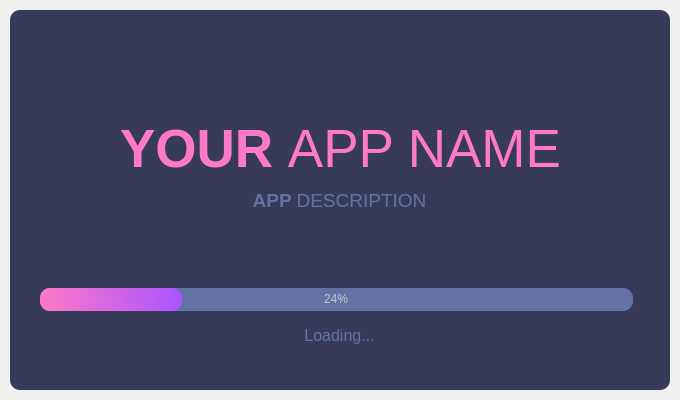
<?xml version="1.0" encoding="UTF-8"?>
<ui version="4.0">
 <class>SplashScreen</class>
 <widget class="QMainWindow" name="SplashScreen">
  <property name="geometry">
   <rect>
    <x>0</x>
    <y>0</y>
    <width>680</width>
    <height>400</height>
   </rect>
  </property>
  <property name="windowTitle">
   <string>MainWindow</string>
  </property>
  <widget class="QWidget" name="centralwidget">
   <layout class="QVBoxLayout" name="verticalLayout">
    <property name="spacing">
     <number>0</number>
    </property>
    <property name="leftMargin">
     <number>10</number>
    </property>
    <property name="topMargin">
     <number>10</number>
    </property>
    <property name="rightMargin">
     <number>10</number>
    </property>
    <property name="bottomMargin">
     <number>10</number>
    </property>
    <item>
     <widget class="QFrame" name="dropShadowFrame">
      <property name="styleSheet">
       <string notr="true"> QFrame{
	background-color: rgb(56, 58, 89);
	color: rgb(220, 220, 220);
	border-radius: 10px
}</string>
      </property>
      <property name="frameShape">
       <enum>QFrame::StyledPanel</enum>
      </property>
      <property name="frameShadow">
       <enum>QFrame::Raised</enum>
      </property>
      <widget class="QLabel" name="lableTitle">
       <property name="geometry">
        <rect>
         <x>3</x>
         <y>88</y>
         <width>655</width>
         <height>103</height>
        </rect>
       </property>
       <property name="font">
        <font>
         <family>Segoe UI</family>
         <pointsize>40</pointsize>
        </font>
       </property>
       <property name="styleSheet">
        <string notr="true">color: rgb(254, 121, 199);</string>
       </property>
       <property name="text">
        <string>&lt;strong&gt; YOUR &lt;/strong&gt; APP NAME</string>
       </property>
       <property name="alignment">
        <set>Qt::AlignCenter</set>
       </property>
      </widget>
      <widget class="QLabel" name="labelDescription">
       <property name="geometry">
        <rect>
         <x>0</x>
         <y>174</y>
         <width>659</width>
         <height>33</height>
        </rect>
       </property>
       <property name="font">
        <font>
         <family>Segoe UI</family>
         <pointsize>14</pointsize>
        </font>
       </property>
       <property name="styleSheet">
        <string notr="true">color: rgb(98, 114, 164);</string>
       </property>
       <property name="text">
        <string>&lt;strong&gt; APP &lt;/strong&gt; DESCRIPTION</string>
       </property>
       <property name="alignment">
        <set>Qt::AlignCenter</set>
       </property>
      </widget>
      <widget class="QProgressBar" name="progressBar">
       <property name="geometry">
        <rect>
         <x>30</x>
         <y>278</y>
         <width>593</width>
         <height>23</height>
        </rect>
       </property>
       <property name="styleSheet">
        <string notr="true">QProgressBar {
	background-color: rgb(98, 114, 164);
	color: rgb(200, 200, 200);
	border-style:  none;
	border-radius: 10px;
	text-align: center;
}
QProgressBar::chunk {
	border-radius: 10px;
	background-color: qlineargradient(spread:pad, x1:0, y1:0.529, x2:1, y2:0.495, stop:0 rgba(254, 121, 199, 255), stop:1 rgba(170, 85, 255, 255));
}</string>
       </property>
       <property name="value">
        <number>24</number>
       </property>
      </widget>
      <widget class="QLabel" name="labelLoading">
       <property name="geometry">
        <rect>
         <x>0</x>
         <y>304</y>
         <width>659</width>
         <height>43</height>
        </rect>
       </property>
       <property name="font">
        <font>
         <family>Segoe UI</family>
         <pointsize>12</pointsize>
        </font>
       </property>
       <property name="styleSheet">
        <string notr="true">color: rgb(98, 114, 164);</string>
       </property>
       <property name="text">
        <string>Loading...</string>
       </property>
       <property name="alignment">
        <set>Qt::AlignCenter</set>
       </property>
      </widget>
     </widget>
    </item>
   </layout>
  </widget>
 </widget>
 <resources/>
 <connections/>
</ui>
